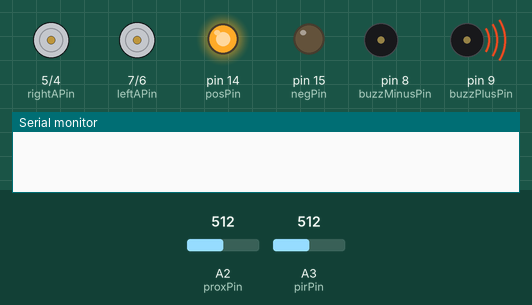
A sketch run on a simulated Arduino Uno, built with avr-gcc and run on an emulated ATmega328P. Shown: motor-driver pin pairs drawn as motors (green arrow = first pin HIGH = forward, orange = second pin HIGH = backward, longer = more drive), output pins drawn as LEDs (lit = HIGH), buzzer (waves = sounding, pin HIGH), the last lines printed to the serial monitor. Inputs (shaded band) come from the test bench; at power-on: A2 (proxPin) = 512, A3 (pirPin) = 512. Random numbers use the default seed unless the sketch sets one.

Above: at 0.1 s.
At 119.1 s:
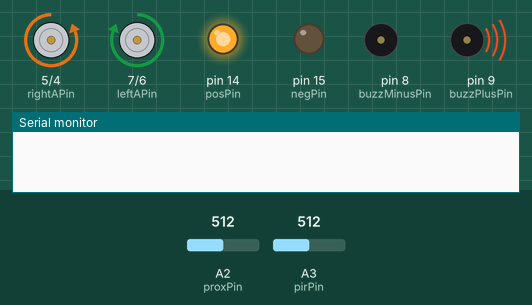
At 121.8 s:
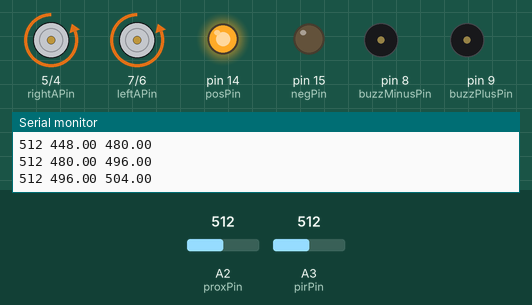
At 122.5 s:
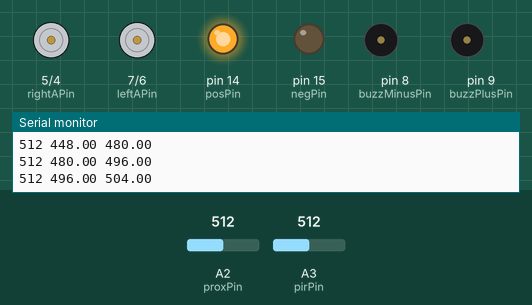
Timing chart, 0 to 125.0 s (numbered marks = the images above):
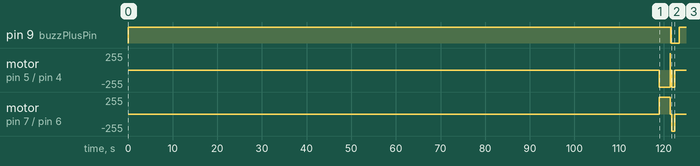

Measured:
- by itself, pin 9 (buzzPlusPin): goes HIGH 122 s, LOW 0.05 s, HIGH 0.05 s, LOW 1.9 s, then HIGH
- by itself, motor on pin 7 (leftAPin) / pin 6 (leftBPin): stopped → forward 255/255 at 119 s, → stopped 2.5 s later, → backward 255/255 0.30 s later, → stopped 0.70 s later
- by itself, motor on pin 5 (rightAPin) / pin 4 (rightBPin): stopped → backward 255/255 at 119 s, → stopped 2.4 s later, → backward 255/255 0.36 s later, → stopped 0.70 s later

The sketch:

15_robot.ino
```cpp
// Survelance Bot

#define HALT 0
#define CLOCKWISE 1
#define COUNTER_CLOCKWISE 2

int leftAPin = 7;
int leftBPin = 6;
int rightAPin = 5;
int rightBPin = 4;

int posPin = 14;
int negPin = 15;
int proxPin = 2;
int pirPin = 3;
int buzzPlusPin = 9;
int buzzMinusPin = 8;

float proxThreshold = 500;
float alpha = 0.5;
int pirThreshold = 10;
int monitorDuration = 120; // seconds
int alarmDuration = 10; // seconds

void setup()
{
 pinMode(leftAPin, OUTPUT);
 pinMode(leftBPin, OUTPUT);
 pinMode(rightAPin, OUTPUT);
 pinMode(rightBPin, OUTPUT);
 pinMode(pirPin, INPUT);

 digitalWrite(leftAPin, LOW);
 digitalWrite(leftBPin, LOW);
 digitalWrite(rightAPin, LOW);
 digitalWrite(rightBPin, LOW);

 pinMode(posPin, OUTPUT);
 pinMode(negPin, OUTPUT);
 pinMode(buzzPlusPin, OUTPUT);
 pinMode(buzzMinusPin, OUTPUT);
 digitalWrite(posPin, HIGH);
 digitalWrite(negPin, LOW);
 Serial.begin(9600);
}

void loop()
{
  monitor();
  moveToNewPlace();
  delay(1000);
}

void monitor()
{
  int alarmTimeout = 0;
  for (int i = 1; i < monitorDuration; i++)
  {
     int pirValue = analogRead(pirPin);
     if (pirValue > 10)
     {
        digitalWrite(buzzPlusPin, HIGH);
        alarmTimeout = alarmDuration;
     }
     if (alarmTimeout <= 0)
     {
       digitalWrite(buzzPlusPin, LOW);
     }
     alarmTimeout --;
     delay(1000);
  }
}

void moveToNewPlace()
{
  turnInRandomDirection();
  forwardOrProximity(1500);
}

void turnInRandomDirection()
{
   int duration = random(100, 3000);
   left();
   delay(duration);
   halt();
}

void forwardOrProximity(int duration)
{
  int x = 0;
  forward();
  static float lastProx = 0;
  float prox = 0;
  while (x < duration)
  {
    int rawProx = analogRead(proxPin);
    prox = alpha * rawProx + (1 - alpha) * lastProx;
    Serial.print(rawProx); Serial.print(" "); Serial.print(lastProx); Serial.print(" "); Serial.println(prox);
    lastProx = prox;
    if (prox > proxThreshold)
    {
      halt();
      buzz(50); buzz(50);
      delay(100);
      back();
      delay(700);
      halt();
      return;
    }
    x += 10;
    delay(10);
  }
}

void forward()
{
 setLeft(CLOCKWISE);
 setRight(CLOCKWISE);
}

void back()
{
 setLeft(COUNTER_CLOCKWISE);
 setRight(COUNTER_CLOCKWISE);
}

void left()
{
 setLeft(CLOCKWISE);
 setRight(COUNTER_CLOCKWISE);
}

void right()
{
 setLeft(COUNTER_CLOCKWISE);
 setRight(CLOCKWISE);
}

void halt()
{
 setLeft(HALT);
 setRight(HALT);
}

void setLeft(int rotation)
{
 if (rotation == HALT)
 {
   digitalWrite(leftAPin, LOW);
   digitalWrite(leftBPin, LOW);
 }
 else if (rotation == CLOCKWISE)
 {
   digitalWrite(leftAPin, HIGH);
   digitalWrite(leftBPin, LOW);
 }
 else if (rotation == COUNTER_CLOCKWISE)
 {
   digitalWrite(leftAPin, LOW);
   digitalWrite(leftBPin, HIGH);
 }
}

void setRight(int rotation)
{
 if (rotation == HALT)
 {
   digitalWrite(rightAPin, LOW);
   digitalWrite(rightBPin, LOW);
 }
 else if (rotation == CLOCKWISE)
 {
   digitalWrite(rightAPin, HIGH);
   digitalWrite(rightBPin, LOW);
 }
 else if (rotation == COUNTER_CLOCKWISE)
 {
   digitalWrite(rightAPin, LOW);
   digitalWrite(rightBPin, HIGH);
 }
}

void buzz(int duration)
{
  digitalWrite(buzzPlusPin, HIGH);
  delay(duration);
  digitalWrite(buzzPlusPin, LOW);
  delay(duration);
}
```
